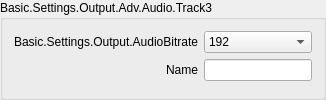
                             <widget class="QGroupBox" name="groupBox_3">
                              <property name="sizePolicy">
                               <sizepolicy hsizetype="Preferred" vsizetype="Maximum">
                                <horstretch>0</horstretch>
                                <verstretch>0</verstretch>
                               </sizepolicy>
                              </property>
                              <property name="title">
                               <string>Basic.Settings.Output.Adv.Audio.Track3</string>
                              </property>
                              <layout class="QFormLayout" name="formLayout_12">
                               <property name="fieldGrowthPolicy">
                                <enum>QFormLayout::AllNonFixedFieldsGrow</enum>
                               </property>
                               <property name="labelAlignment">
                                <set>Qt::AlignRight|Qt::AlignTrailing|Qt::AlignVCenter</set>
                               </property>
                               <item row="0" column="0">
                                <widget class="QLabel" name="label_51">
                                 <property name="minimumSize">
                                  <size>
                                   <width>170</width>
                                   <height>0</height>
                                  </size>
                                 </property>
                                 <property name="text">
                                  <string>Basic.Settings.Output.AudioBitrate</string>
                                 </property>
                                 <property name="alignment">
                                  <set>Qt::AlignRight|Qt::AlignTrailing|Qt::AlignVCenter</set>
                                 </property>
                                 <property name="buddy">
                                  <cstring>advOutTrack3Bitrate</cstring>
                                 </property>
                                </widget>
                               </item>
                               <item row="0" column="1">
                                <widget class="QComboBox" name="advOutTrack3Bitrate">
                                 <property name="currentIndex">
                                  <number>8</number>
                                 </property>
                                 <item>
                                  <property name="text">
                                   <string>32</string>
                                  </property>
                                 </item>
                                 <item>
                                  <property name="text">
                                   <string>48</string>
                                  </property>
                                 </item>
                                 <item>
                                  <property name="text">
                                   <string>64</string>
                                  </property>
                                 </item>
                                 <item>
                                  <property name="text">
                                   <string>80</string>
                                  </property>
                                 </item>
                                 <item>
                                  <property name="text">
                                   <string>96</string>
                                  </property>
                                 </item>
                                 <item>
                                  <property name="text">
                                   <string>112</string>
                                  </property>
                                 </item>
                                 <item>
                                  <property name="text">
                                   <string>128</string>
                                  </property>
                                 </item>
                                 <item>
                                  <property name="text">
                                   <string>160</string>
                                  </property>
                                 </item>
                                 <item>
                                  <property name="text">
                                   <string>192</string>
                                  </property>
                                 </item>
                                 <item>
                                  <property name="text">
                                   <string>256</string>
                                  </property>
                                 </item>
                                 <item>
                                  <property name="text">
                                   <string>320</string>
                                  </property>
                                 </item>
                                </widget>
                               </item>
                               <item row="1" column="0">
                                <widget class="QLabel" name="label_52">
                                 <property name="text">
                                  <string>Name</string>
                                 </property>
                                 <property name="buddy">
                                  <cstring>advOutTrack3Name</cstring>
                                 </property>
                                </widget>
                               </item>
                               <item row="1" column="1">
                                <widget class="QLineEdit" name="advOutTrack3Name"/>
                               </item>
                              </layout>
                             </widget>
